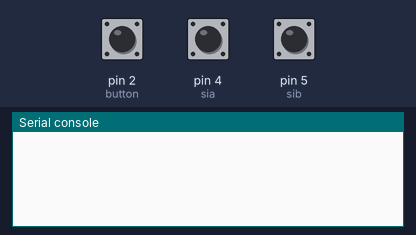
Bench run of a program on a simulated MicroPython board. On the bench: the last lines printed to the serial console. The inputs (shaded band) are chosen by the test bench; at power-on: pin 2 (button) HIGH, pin 4 (sia) HIGH, pin 5 (sib) HIGH.

Above: at 1.2 s.
1.3 s: pin 2 (button) pulled LOW for 0.15 s
At 1.43 s:
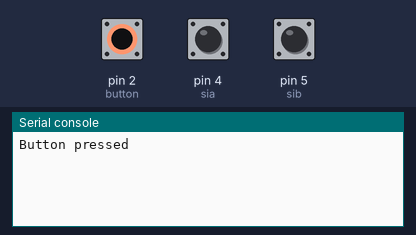
At 2.4 s:
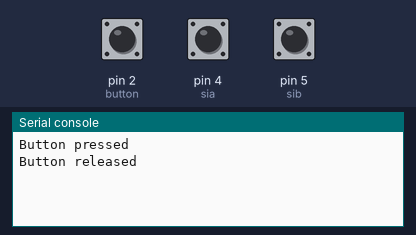

Measured:
- after the input at 1.3 s, the serial console: prints a new line at once (image 1)

The program:

gpio.py
```python
from machine import Pin, reset
import time

# Rotary encoder pins
sia = Pin(4, Pin.IN, Pin.PULL_UP)
sib = Pin(5, Pin.IN, Pin.PULL_UP)

# Button pin
button = Pin(2, Pin.IN, Pin.PULL_UP)

# State variables
encoder_value = 0
last_state = sia.value() << 1 | sib.value()
button_pressed = False
press_start_time = 0

transition_table = {
    (0, 1): 'partial',
    (1, 3): 'partial',
    (3, 2): 'partial',
    (2, 0): 'complete_forward',
    (1, 0): 'partial',
    (3, 1): 'partial',
    (2, 3): 'partial',
    (0, 2): 'complete_backward',
}

def update_encoder():
    global last_state, encoder_value
    new_state = sia.value() << 1 | sib.value()
    state_change = (last_state, new_state)

    if state_change in transition_table:
        transition = transition_table[state_change]
        if transition == 'complete_forward' and encoder_value < 12:
            encoder_value += 1
            print(">>> Forward")
        elif transition == 'complete_backward' and encoder_value > -12:
            encoder_value -= 1
            print("<<< Backward")

    last_state = new_state

def encoder_isr(pin):
    update_encoder()

def button_isr(pin):
    global button_pressed, press_start_time
    if not pin.value():  # Button pressed
        if not button_pressed:
            button_pressed = True
            press_start_time = time.ticks_ms()
            print("Button pressed")
    else:  # Button released
        if button_pressed:
            button_pressed = False
            if time.ticks_diff(time.ticks_ms(), press_start_time) >= 5000:
                print("Rebooting...")
                reset()  # Soft reboot the device
            else:
                print("Button released")

sia.irq(trigger=Pin.IRQ_RISING | Pin.IRQ_FALLING, handler=encoder_isr)
sib.irq(trigger=Pin.IRQ_RISING | Pin.IRQ_FALLING, handler=encoder_isr)
button.irq(trigger=Pin.IRQ_RISING | Pin.IRQ_FALLING, handler=button_isr)

def is_button_pressed():
    global button_pressed
    return button_pressed

def get_encoder_position():
    global encoder_value
    return encoder_value
```
